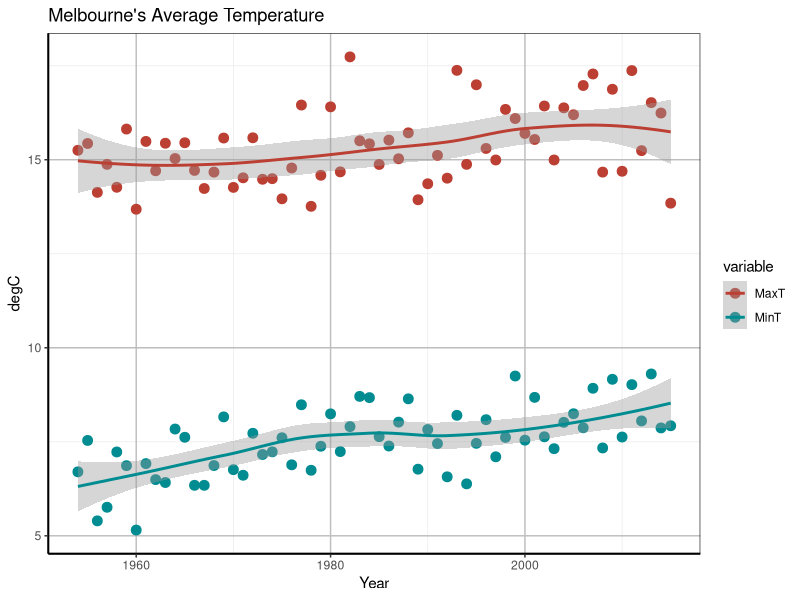

The R script that drew this image:
melb <- read.csv("data/melbourne.csv", as.is=TRUE, header=TRUE)
library(dplyr)
library(ggplot2)
library(reshape2)



melb <- na.omit(melb)

max.temp <- select(melb, everything())%>%
  filter(Month == 8 )%>%
        #filter(Month %in% c(6,7,8)) %>%
  filter(Year >= 1954)%>%
  group_by(Year)%>%
  summarize(MaxT = mean(Max), MinT = mean(Min))

tall.temp <- melt(max.temp, id.vars="Year")

plot <- ggplot(tall.temp, aes(Year,value, col=variable)) + 
        geom_point(size=3) + 
        geom_smooth(method=loess) + 
        ggtitle("Melbourne's Average Temperature") +
        scale_color_hue(l=45) +
        ylab("degC") 

plot <- plot + theme_bw()

plot <- plot + theme(panel.grid.major = element_line(size = 0.5, color = "grey"), axis.line = element_line(size = 0.7, color = "black"))    
plot
  